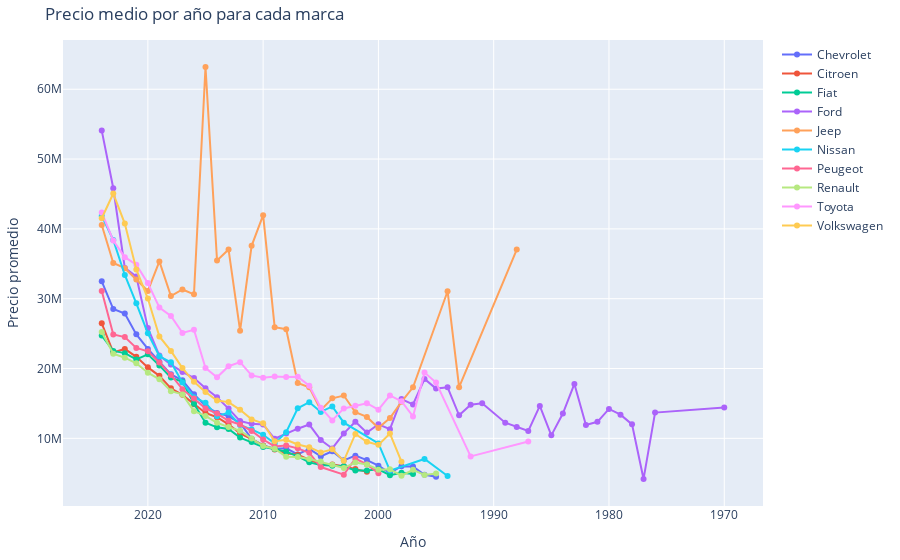

Notebook cell for this chart:
### Code cell
import os
import pandas as pd
import plotly.graph_objects as go

# Normalizar nombres
df['marca'] = df['marca'].str.lower().str.strip()

# Agrupar por marca y año para obtener el precio promedio
df_grouped = df.groupby(['marca', 'ano'])['precio'].mean().reset_index()

# Obtener marcas únicas
marcas = df_grouped['marca'].unique()

# Crear figura
fig = go.Figure()

# Agregar una traza por cada marca
for marca in marcas:
    df_marca = df_grouped[df_grouped['marca'] == marca]
    fig.add_trace(go.Scatter(
        x=df_marca['ano'],
        y=df_marca['precio'],
        mode='lines+markers',
        name=marca.capitalize()
    ))

# Layout final con responsive y márgenes
fig.update_layout(
    title="Precio medio por año para cada marca",
    xaxis_title="Año",
    yaxis_title="Precio promedio",
    xaxis=dict(autorange="reversed"),
    yaxis=dict(autorange=True),
    # Estos dos para que sea responsive dentro del iframe
    autosize=True,
    margin=dict(t=40, b=20, l=20, r=20)
)

# Ruta y nombre del archivo
ruta_guardado = "C:/Users/nono_/AppRegresion/static/plots"
nombre_archivo = "precio_medio_marcas.html"
os.makedirs(ruta_guardado, exist_ok=True)

# Exportar a HTML ligero y responsive
fig.write_html(
    os.path.join(ruta_guardado, nombre_archivo),
    include_plotlyjs='cdn',    # Plotly.js desde CDN
    full_html=True,            # HTML completo con cabecera
    config={
        'responsive': True,    # redibuja en resize
        'modeBarButtonsToRemove': [
            'sendDataToCloud',
            'lasso2d',
            'select2d',
            'zoomIn2d',
            'zoomOut2d',
            'toggleSpikelines',
            'hoverCompareCartesian',
            'hoverClosestCartesian',
            'resetScale2d',
            'pan2d',
        ],
        'displaylogo': False
    }
)

# (Opcional) Mostrar en notebook o consola
fig.show()
